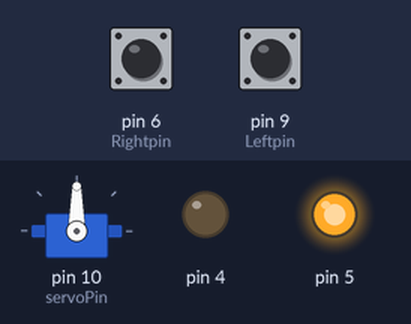
This sketch was run on a simulated Arduino Uno, built with avr-gcc and run on an emulated ATmega328P. On the bench: servo, output pins drawn as LEDs (lit = HIGH). Inputs (shaded band) come from the test bench; at power-on: pin 6 (Rightpin) LOW, pin 9 (Leftpin) LOW.

Above: at 1.2 s.
1.3 s: pin 6 (Rightpin) pulled HIGH for 0.15 s
At 1.37 s:
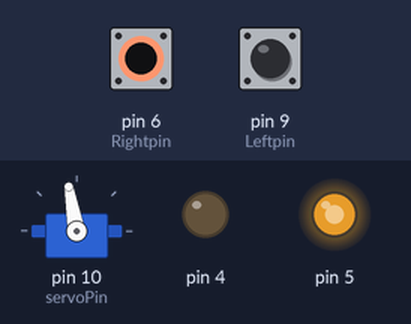
2.9 s: pin 9 (Leftpin) pulled HIGH for 0.15 s
At 3.9 s:
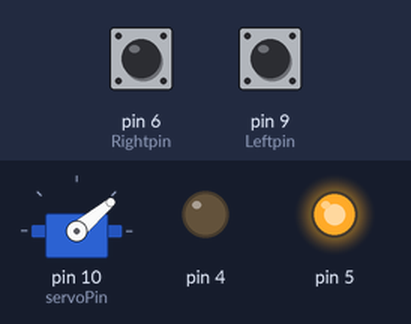
4.5 s: pin 6 (Rightpin) pulled HIGH for 1 s
At 6.3 s:
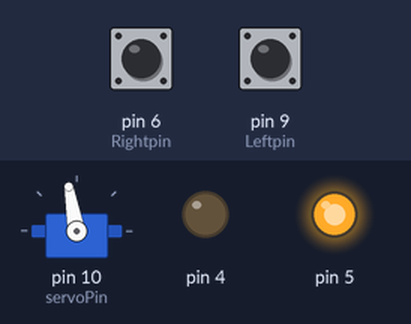
7.0 s: pin 9 (Leftpin) pulled HIGH for 1 s
At 7.5 s:
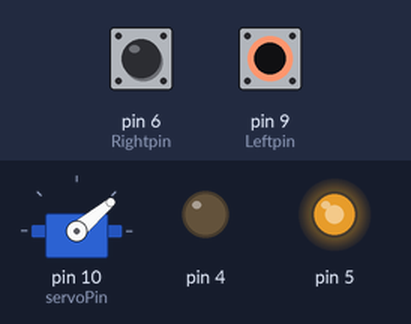
9.5 s: pin 6 (Rightpin) driven HIGH and pin 9 (Leftpin) driven HIGH
At 10.6 s:
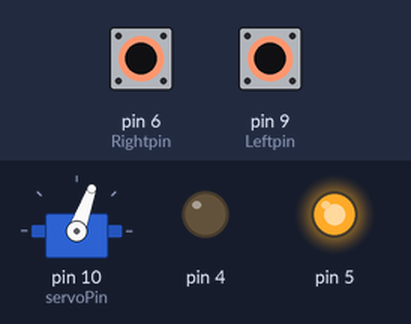
Timing chart, 0 to 12.0 s (numbered marks = the images above; inputs shaded):
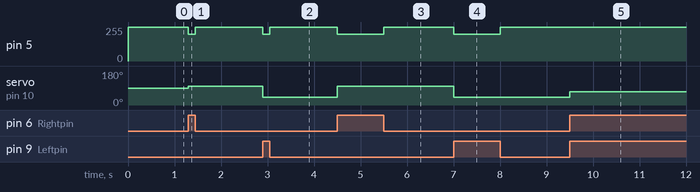

Measured:
- after the input at 1.3 s, pin 5: 255/255 → 200/255 at once, → 255/255 0.15 s later; servo on pin 10 (servoPin): 90° → 100° at once
- after the input at 2.9 s, pin 5: 255/255 → 200/255 at once, → 255/255 0.15 s later; servo on pin 10 (servoPin): 100° → 40° at once
- after the input at 4.5 s, pin 5: 255/255 → 200/255 at once, → 255/255 1.0 s later; servo on pin 10 (servoPin): 40° → 100° at once
- after the input at 7.0 s, pin 5: 255/255 → 200/255 at once, → 255/255 1.0 s later; servo on pin 10 (servoPin): 100° → 40° at once
- after the input at 9.5 s, servo on pin 10 (servoPin): 40° → 70° at once

The sketch:

final.ino
```cpp
#include <Servo.h>

int servoPin=10;
int Rightpin = 6;
int Leftpin = 9;
Servo servo;
int angle=70;

void setup() {
  Serial.begin(9600);
  pinMode(4,OUTPUT);
  pinMode(5,OUTPUT);
  pinMode(servoPin,OUTPUT);
  pinMode(Rightpin, INPUT);
  pinMode(Leftpin, INPUT);
  servo.attach(servoPin);

}

void loop() {
  int Rightdata;
  int Leftdata;
   Rightdata = digitalRead(Rightpin);
   Leftdata = digitalRead(Leftpin);
  if(Rightdata==HIGH && Leftdata==HIGH)  //black=HIGH white=LOW
  {
    analogWrite(5,255);
    digitalWrite(4,LOW);
    servo.write(70);//기준각=70
  }
  else if(Rightdata==LOW && Leftdata==HIGH)
  {
    analogWrite(5,200);
    digitalWrite(4,LOW);
    servo.write(40);//Left turn
  }
  else if(Rightdata==HIGH && Leftdata==LOW)
  {
    analogWrite(5,200);
    digitalWrite(4,LOW);
    servo.write(100);//Right turn
  }
  else
  {
    analogWrite(5,255);
    digitalWrite(4,LOW);
  }

}
```
